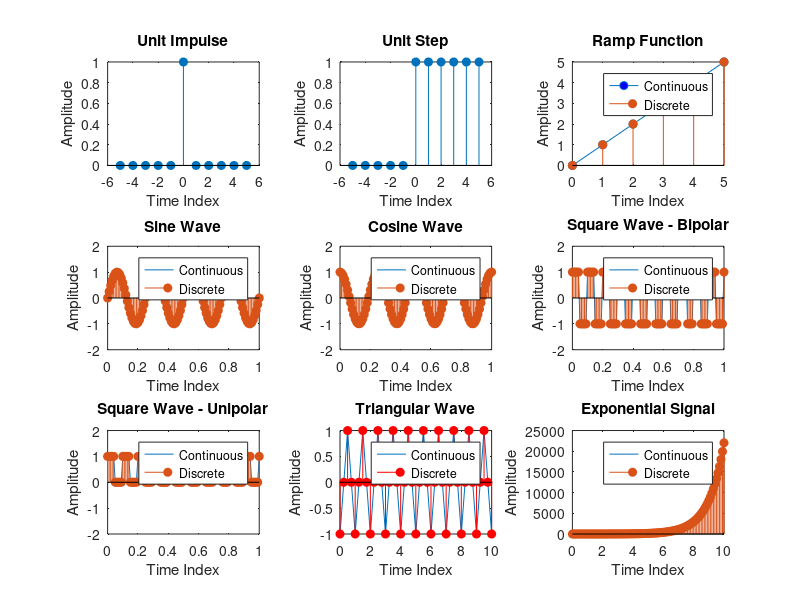

Write MATLAB code to recreate this figure.
clc;
clear;
close all;

% Time vectors
t = -5:1:5;  % For discrete plots of unit impulse and step
t3 = 0:1:5;  % For discrete ramp
t4 = 0:0.01:1;  % For continuous sine and cosine
t6 = 0:0.01:1;  % For continuous square waves
t8 = 0:0.25:50;  % For continuous triangular wave
t9 = 0:0.1:10;  % For continuous exponential signal

% Unit Impulse
y1 = [zeros(1, 5), ones(1, 1), zeros(1, 5)];
subplot(3, 3, 1);
stem(t, y1, 'filled'); % Discrete plot
xlabel('Time Index');
ylabel('Amplitude');
title('Unit Impulse');

% Unit Step
y2 = [zeros(1, 5), ones(1, 6)];
subplot(3, 3, 2);
stem(t, y2, 'filled'); % Discrete plot
xlabel('Time Index');
ylabel('Amplitude');
title('Unit Step');

% Ramp Function
y3 = t3;
subplot(3, 3, 3);
plot(t3, y3, 'o-', 'MarkerFaceColor', 'b'); % Continuous and discrete plot
hold on;
stem(t3, y3, 'filled'); % Discrete plot
hold off;
xlabel('Time Index');
ylabel('Amplitude');
title('Ramp Function');
legend('Continuous', 'Discrete');

% Sine Wave
f4 = 4;
subplot(3, 3, 4);
plot(t4, sin(2 * pi * f4 * t4)); % Continuous plot
hold on;
stem(t4, sin(2 * pi * f4 * t4),  'filled'); % Discrete plot
hold off;
axis([0 1 -2 2]);
xlabel('Time Index');
ylabel('Amplitude');
title('Sine Wave');
legend('Continuous', 'Discrete');

% Cosine Wave
subplot(3, 3, 5);
plot(t4, cos(2 * pi * f4 * t4)); % Continuous plot
hold on;
stem(t4, cos(2 * pi * f4 * t4), 'filled'); % Discrete plot
hold off;
axis([0 1 -2 2]);
xlabel('Time Index');
ylabel('Amplitude');
title('Cosine Wave');
legend('Continuous', 'Discrete');

% Square Wave - Bipolar
f6 = 10;
subplot(3, 3, 6);
plot(t6, square(2 * pi * f6 * t6)); % Continuous plot
hold on;
stem(t6, square(2 * pi * f6 * t6), 'filled'); % Discrete plot
hold off;
axis([0 1 -2 2]);
xlabel('Time Index');
ylabel('Amplitude');
title('Square Wave - Bipolar');
legend('Continuous', 'Discrete');

% Square Wave - Unipolar
subplot(3, 3, 7);
plot(t6, sqrt(square(2 * pi * f6 * t6))); % Continuous plot
hold on;
stem(t6, sqrt(square(2 * pi * f6 * t6)), 'filled'); % Discrete plot
hold off;
axis([0 1 -2 2]);
xlabel('Time Index');
ylabel('Amplitude');
title('Square Wave - Unipolar');
legend('Continuous', 'Discrete');

% Triangular Wave
f8 = 5;
subplot(3, 3, 8);
plot(t8, sawtooth(2 * pi * f8 * t8, 0.5)); % Continuous triangular wave
hold on;
stem(t8, sawtooth(2 * pi * f8 * t8, 0.5), 'r', 'filled'); % Discrete plot
hold off;
axis([0 10 -1 1]);
xlabel('Time Index');
ylabel('Amplitude');
title('Triangular Wave');
legend('Continuous', 'Discrete');

% Exponential Signal
y9 = exp(t9);
subplot(3, 3, 9);
plot(t9, y9); % Continuous plot
hold on;
stem(t9, y9, 'filled'); % Discrete plot
hold off;
xlabel('Time Index');
ylabel('Amplitude');
title('Exponential Signal');
legend('Continuous', 'Discrete');